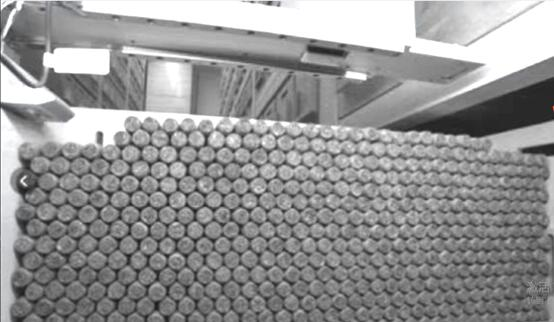
#> input picture photo/circle-aug.jpg, 554 x 322 px
$ python detect_circle.py
#> lines starting #> are read from the running program, lines starting #| are printed output that depends on the picture
#> further down, img is the input picture: shape (322, 554, 3); mean B, G, R 148, 147.9, 147.9
import cv2
import numpy as np


# 检测圆
def circle_detection(img):
    gray = cv2.cvtColor(img, cv2.COLOR_BGR2GRAY)

    # [10 lines of commented-out code are left out]
    edges = cv2.Canny(gray, 10, 100)
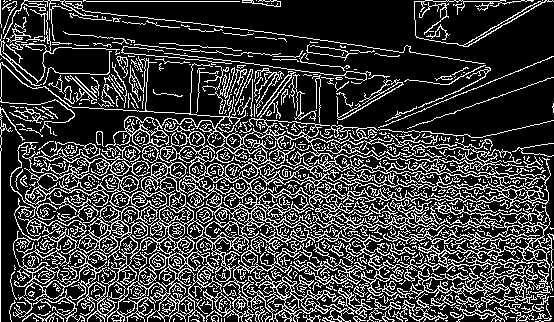
#> edges: shape (322, 554); 23.9% white in thin lines or dots
    cv2.imwrite('photo/circle_edges.jpg', edges)
    edges0 = cv2.imread('photo/circle_edges.jpg')
#> edges0: shape (322, 554, 3); min 0, max 255, mean 61.1
    gray0 = cv2.cvtColor(edges0, cv2.COLOR_BGR2GRAY)
    # print(edges0.shape)
    # # cv2.imshow('edges', edges)

    #直接在原灰度图上检测圆
    #num_circle 参数
    # circles = cv2.HoughCircles(gray0, cv2.HOUGH_GRADIENT, 1, 15, param1=150, param2=10, minRadius=10, maxRadius=18)
    circles = cv2.HoughCircles(gray0, cv2.HOUGH_GRADIENT, 1, 15, param1=150, param2=10, minRadius=3, maxRadius=10)
#> circles = 353 rows, first 8: [229.5, 291.5, 9.4], [212.5, 138.5, 9.4], [128.5, 182.5, 8.2], [449.5, 168.5, 8.2], [21.5, 246.5, 9.4], [80.5, 162.5, 9.4], [186.5, 156.5, 9.4], [204.5, 156.5, 9.4]
    circles = np.uint16(np.around(circles))
#> circles = 353 rows, first 8: [230, 292, 9], [212, 138, 9], [128, 182, 8], [450, 168, 8], [22, 246, 9], [80, 162, 9], [186, 156, 9], [204, 156, 9]
    print('圆的个数为：', len(circles[0]))
#| 圆的个数为： 353
    for i in circles[0]:
        cv2.circle(img, (i[0], i[1]), i[2], (0, 0, 255), 2)   #(i[0], i[1])代表圆心，i[2]代表半径
        cv2.circle(img, (i[0], i[1]), 1, (0, 255, 255), 2)
#> this loop made 353 passes
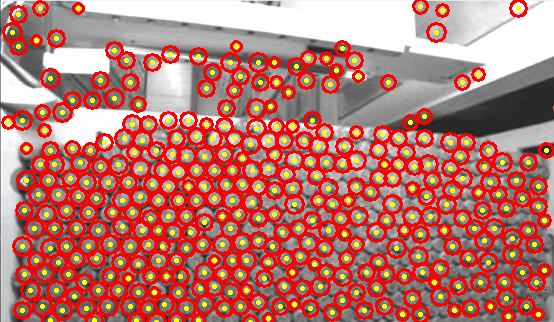
#> img: shape (322, 554, 3); mean B, G, R 108, 118.4, 186.5
    cv2.imshow('circle_detection', img)

if __name__ == '__main__':
    img = cv2.imread('photo/circle-aug.jpg')
    circle_detection(img)
    cv2.waitKey(0)
    cv2.destroyAllWindows()
